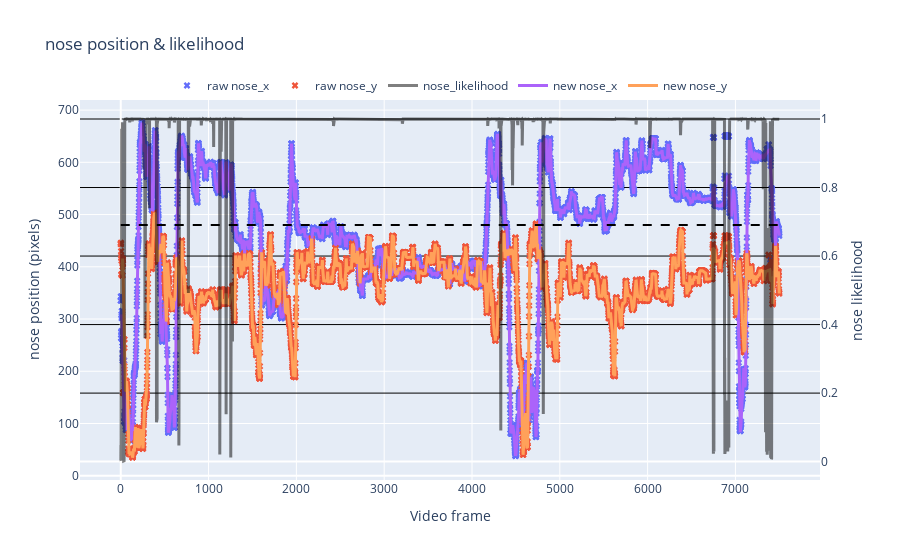

Notebook cell for this chart:
### Markdown cell above
---
#### 5. Now that we have our file, lets test our processing parameters in an example video

### Code cell
df_smooth = rst.filter_and_smooth_df(params, df_raw)

rst.plot_raw_vs_smooth(params, df_raw, df_smooth, bodypart='nose')

### Figure 1 — Plotly figure (JSON) as saved in the notebook; plotly's stock layout.template omitted (floating-point values rounded to 4 significant figures; data arrays with more than 128 entries replaced by an {"elided": "..."} marker saying what was removed)
{"data": [{"marker": {"size": 6, "symbol": "x"}, "mode": "markers", "name": "raw nose_x", "type": "scatter", "x": {"elided": "7500 int values"}, "y": {"elided": "7500 float values"}}, {"marker": {"size": 6, "symbol": "x"}, "mode": "markers", "name": "raw nose_y", "type": "scatter", "x": {"elided": "7500 int values"}, "y": {"elided": "7500 float values"}}, {"line": {"color": "black", "width": 3}, "name": "nose_likelihood", "opacity": 0.5, "type": "scatter", "x": {"elided": "7500 int values"}, "y": {"elided": "7500 float values"}, "yaxis": "y2"}, {"line": {"width": 3}, "name": "new nose_x", "type": "scatter", "x": {"elided": "7500 int values"}, "y": {"elided": "7500 float values"}}, {"line": {"width": 3}, "name": "new nose_y", "type": "scatter", "x": {"elided": "7500 int values"}, "y": {"elided": "7500 float values"}}], "layout": {"legend": {"orientation": "h", "x": 0.5, "xanchor": "center", "y": 1, "yanchor": "bottom"}, "shapes": [{"line": {"color": "black", "dash": "dash"}, "type": "line", "x0": 0, "x1": 7499, "y0": 0.6907, "y1": 0.6907, "yref": "y2"}], "title": {"text": "nose position & likelihood"}, "xaxis": {"title": {"text": "Video frame"}}, "yaxis": {"title": {"text": "nose position (pixels)"}}, "yaxis2": {"gridcolor": "black", "overlaying": "y", "side": "right", "title": {"text": "nose likelihood"}}}}
